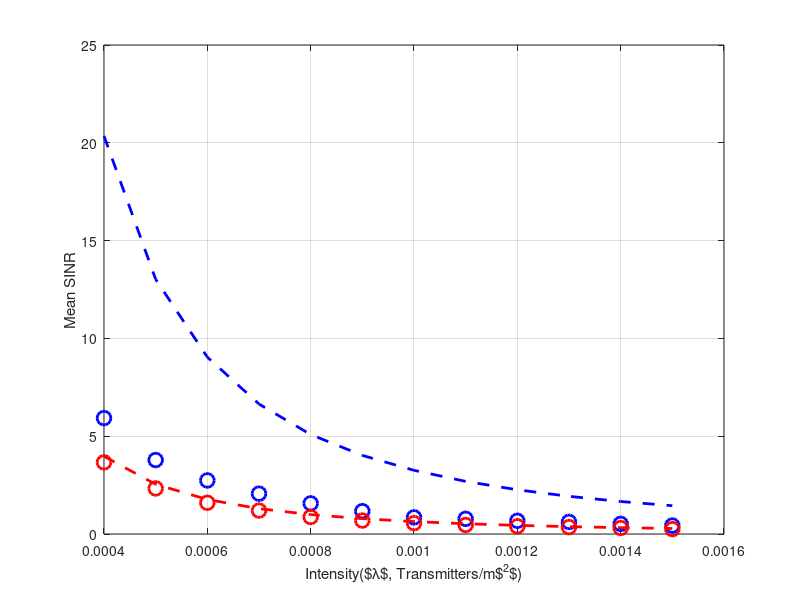

This chart was generated by the following MATLAB code:
%% this program is for calculating the SINR gain for Power control policy 
% and modified by Z.K.Yang, 11/10
clear all
clc
%% parameter setting
lambda = 4e-4:1e-4:15e-4; % TX intensity
L=550;      
SimArea=(2*L)^2; % Area of the network
Nsamp=6500; % Generate Nsamp samples for each intensity
alpha=4;
MeanSINR=zeros(1,length(lambda));
m=2; % Nakagami-m Fading 
Dmax=25;
Dmin=15;
rho=1.5; u=5;
sigma20=1e-10;
meanPt=1/mean((gamrnd(m,1/m,1e5,1).^rho).*((Dmin+(Dmax-Dmin)*rand(1e5,1)).^u));
%% main code
for i=1:length(lambda)
	NumTX=poissrnd(lambda(i)*SimArea,[Nsamp,1]);
	SumSINR=0;
    SumSINR_npc=0;
    SumI=0;
    SumS=0;
    q_pc=0;
    q_npc=0;
	for k=1:Nsamp
		% Generate the positions
		Xt=unifrnd(-L,L,NumTX(k),2);
		DisXt=sqrt(Xt(:,1).^2+Xt(:,2).^2); 
		Indx=find(DisXt<1);
		G=gamrnd(m,1/m,[NumTX(k),1]); % Generate fading samples of interference channels
		G(Indx)=0;
        % Generate the interference with pc
		Di=Dmin+(Dmax-Dmin)*rand(NumTX(k),1);
		Hi=gamrnd(m,1/m,[NumTX(k),1]);
		Pi=(Hi.^rho).*(Di.^u)*meanPt;
        % Generate the signal with pc
		H=gamrnd(m,1/m,1); 
		D=Dmin+(Dmax-Dmin)*rand(1);
		Pt=(H^rho)*(D^u)*meanPt;
        % calculate the SIR
        SumI=SumI+sum(Pi.*G.*(DisXt.^(-alpha)))+sigma20;
        SumS=SumS+Pt*H*D^(-alpha);
		SumSINR=SumSINR+sum((Pt*H*D^(-alpha))./(sum(Pi.*G.*(DisXt.^(-alpha)))+sigma20));
        SumSINR_npc=SumSINR_npc+sum((H*D^(-alpha))./(sum(G.*(DisXt.^(-alpha)))+sigma20));
 
        SINR_pc=sum((Pt*H*D^(-alpha))./(sum(Pi.*G.*(DisXt.^(-alpha)))+sigma20));
        if (SINR_pc>1)
            q_pc=q_pc+1;
        end
        % this part is for non-pc
        SINR_npc=sum((H*D^(-alpha))./(sum(G.*(DisXt.^(-alpha)))+sigma20));
       if(SINR_npc>1)
           q_npc=q_npc+1;
       end
	end
	% Calculate Mean SINR for each intensity
	MeanSINR(i)=SumSINR/Nsamp;
    MeanSINR_npc(i)=SumSINR_npc/Nsamp;
end

%% theoretical section

sam = 1e5;
NumSam=500;
D = 15 + 10 * rand(1,sam);
v1 = 2.5;
v2 = 5;
% _c : constant power control scheme
rev_interference_c = gamma(1+alpha/2) ./ (pi*lambda*gamma(1-2/alpha)*1*gamma(1+2/alpha)).^(alpha/2);
signal_c = mean(D.^(-alpha));
SIR_c = signal_c.*rev_interference_c;
% _pc : channel-aware power control scheme
t2_h = mean(exprnd(1,1,NumSam).^(2*v1/alpha));
t2_d = mean((15+10*rand(1,NumSam)).^(2*v2/alpha));
rev_interference_pc = gamma(1+alpha/2) ./ (pi*lambda*gamma(1-2/alpha)*t2_h*t2_d*gamma(1+2/alpha)).^(alpha/2);
signal_pc = mean(exprnd(1,1,NumSam).^(1+v1))*mean(D.^(v2-alpha));
SIR_pc = signal_pc.*rev_interference_pc;

% modified 11/29
g2 = exprnd(1,1,sam);  % g2 is fading for the signal
P = 1;
S1 = P * mean(H) * mean(D.^(-alpha)) * gamma(1+alpha/2);
I1 = ( pi * lambda * gamma(1-2/alpha) * mean(P^(2/alpha)) * mean(G.^(2/alpha)) ).^(alpha/2);
SIR1 = S1./I1;

%% Plot section
plot(lambda(1:i),MeanSINR(1:i),'bo','LineWidth',2,'MarkerSize',10);
hold on
plot(lambda(1:i),SIR_pc(1:i),'b--','LineWidth',2,'MarkerSize',10);
hold on
plot(lambda(1:i),MeanSINR_npc(1:i),'ro','LineWidth',2,'MarkerSize',10);
hold on
plot(lambda(1:i),SIR_c(1:i),'r--','LineWidth',2,'MarkerSize',10);

xlabel('Intensity($\lambda$, Transmitters/m$^2$)');
ylabel('Mean SINR');
grid on;